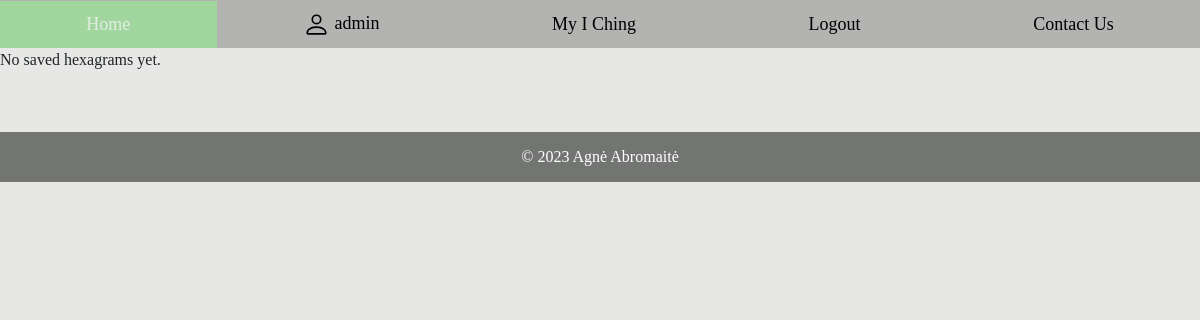
The app's page /iching/my-iching/ (signed in), older data.
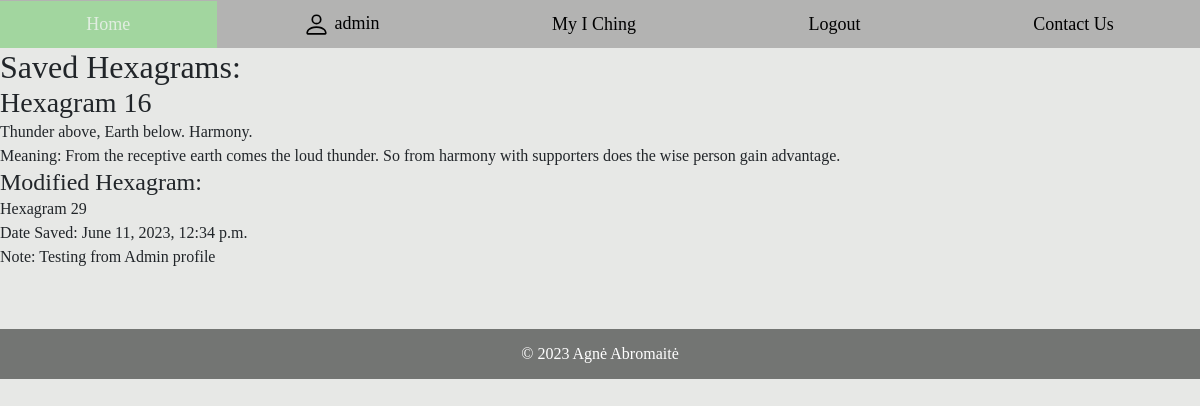
The same page, newer data.
### iching/models.py (models this page shows, shortened)
class HexagramInstance(models.Model):
    user_profile = models.ForeignKey(UserProfile, on_delete=models.CASCADE)
    hexagram_number = models.ForeignKey(Hexagram, on_delete=models.CASCADE, related_name='hexagram_instances')
    modified_hexagram_number = models.ForeignKey(Hexagram, on_delete=models.CASCADE, null=True, blank=True,
                                                 related_name='modified_hexagram_instances')
    date_saved = models.DateTimeField(auto_now_add=True)
    note = models.TextField(verbose_name='Note', max_length=2000)

class Hexagram(models.Model):
    number = models.CharField(verbose_name="Number", max_length=80,
                              help_text="Enter the number of the hexagram, eg. Hexagram 3")
    description = models.CharField(verbose_name="Description", max_length=200,
                                   help_text="Enter description of the hexagram")
    meaning = models.CharField(verbose_name="meaning", max_length=300)
    line1 = models.ForeignKey(to="Line", verbose_name="Line1", on_delete=models.SET_NULL, null=True,
                              related_name="line1")
    line2 = models.ForeignKey(to="Line", verbose_name="Line2", on_delete=models.SET_NULL, null=True,
                              related_name="line2")
    line3 = models.ForeignKey(to="Line", verbose_name="Line3", on_delete=models.SET_NULL, null=True,
                              related_name="line3")
    line4 = models.ForeignKey(to="Line", verbose_name="Line4", on_delete=models.SET_NULL, null=True,
                              related_name="line4")
    line5 = models.ForeignKey(to="Line", verbose_name="Line5", on_delete=models.SET_NULL, null=True,
                              related_name="line5")
    line6 = models.ForeignKey(to="Line", verbose_name="Line6", on_delete=models.SET_NULL, null=True,
                              related_name="line6")
    picture = models.ImageField(default="hexagrams/default.png", upload_to="hexagrams")

### iching/views.py (the view)
# urls.py: path('my-iching/', views.my_iching, name='my_iching'),
@login_required
def my_iching(request):
    user_profile = UserProfile.objects.get(user=request.user)
    saved_hexagrams = HexagramInstance.objects.filter(user_profile=user_profile)
    context = {
        'saved_hexagrams': saved_hexagrams
    }
    return render(request, 'my_iching.html', context=context)

### iching/templates/my_iching.html (shortened to what this page needs)
{% extends "base.html" %}
{% load static %}
{% block "content" %}
<h1>My I Ching</h1>
{% if saved_hexagrams %}
    <h2>Saved Hexagrams:</h2>
    <ul>
        {% for hexagram_instance in saved_hexagrams %}
            <li>
                <h3>{{ hexagram_instance.hexagram_number.number }}</h3>
                <p>{{ hexagram_instance.hexagram_number.description }}</p>
                <p>Meaning: {{ hexagram_instance.hexagram_number.meaning }}</p>
                {% if hexagram_instance.modified_hexagram_number %}
                    <h4>Modified Hexagram:</h4>
                    <p>{{ hexagram_instance.modified_hexagram_number.number }}</p>
                {% endif %}
                <p>Date Saved: {{ hexagram_instance.date_saved }}</p>
                <p>Note: {{ hexagram_instance.note }}</p>
            </li>
        {% endfor %}
    </ul>
{% else %}
    <p>No saved hexagrams yet.</p>
{% endif %}
{% endblock %}

Row changes from the older to the newer data that the page shows:
added HexagramInstance: hexagram_number.number "Hexagram 16", hexagram_number.description "Thunder above, Earth below. Harmony.", hexagram_number.meaning "From the receptive earth comes the loud thunder. So from harmony with supporters does the wise person gain advantage.", modified_hexagram_number.number "Hexagram 29", date_saved "June 11, 2023, 12:34 p.m.", note "Testing from Admin profile"
Text that changed along with them:
text no longer shown: "No saved hexagrams yet."
text now shown: "Saved Hexagrams:"
